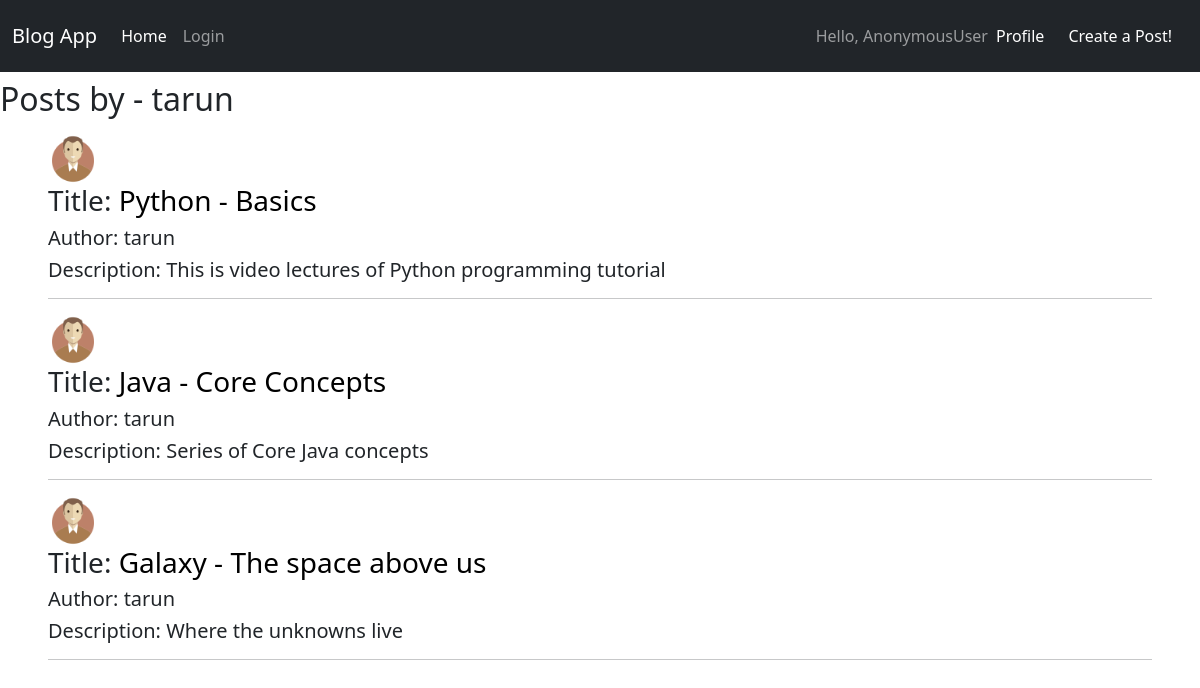
Screenshot of /user_posts/tarun/ with the database file from the repository.
### posts/models.py (models this page shows, shortened)
class Post(models.Model):
    author = models.ForeignKey(User, on_delete=models.CASCADE)
    title = models.CharField(max_length=100)
    description = models.TextField(blank=True)

### users/models.py (models this page shows, shortened)
class Profile(models.Model):
    user = models.OneToOneField(User, on_delete=models.CASCADE)
    image = models.ImageField(default='profile_pics/default.png', upload_to='profile_pics')

### posts/views.py (the view)
# urls.py: path('user_posts/<slug:username>/', UserPostListView.as_view(), name = 'user-posts'),  #ListView
class UserPostListView(ListView):
    model = Post
    template_name = 'posts/userposts.html'
    context_object_name = 'posts'
    def get_queryset(self):
        user = get_object_or_404(User, username = self.kwargs.get('username'))
        print(type(user))   #django.contrib.auth.models.User
        return Post.objects.filter(author = user)

### posts/templates/posts/userposts.html
{% extends 'posts/base.html' %}
{% block content %}
    {% include 'posts/navbar.html' %}
    <h2 class = "mt-2 mb-2 ml-2"> Posts by - {{ view.kwargs.username }} </h2>
    {% for post in posts %}
        <div class="col px-md-5 mt-3">
            <img src=" {{ post.author.profile.image.url }}" alt = "Image" width="50px" height="50px">
            <h3> Title: <a style="text-decoration:none; color: black" onmouseover="this.style.color='blue'" onmouseout="this.style.color='black'" href = "{% url 'post-detail' post.id %}" >{{post.title}}</a> </h3>
            <h5> Author: {{post.author}} </h5>
            <h5> Description: {{post.description}} </h5>
            <hr>
        </div>
    {% empty %}
        <h3 class = "m-3">No articles yet Bruhhhh!!!! Write your first one nowww.....</h3>
    {% endfor %}
{% endblock %}

### posts/templates/posts/base.html (shortened to what this page needs)
<!DOCTYPE html>
<html lang="en">
<head>
    <link href="https://cdn.jsdelivr.net/npm/bootstrap@5.1.3/dist/css/bootstrap.min.css" rel="stylesheet">
</head>
<body>
    {% block content %}
    {% endblock %}
</body>
</html>

### posts/templates/posts/navbar.html (shortened to what this page needs)
<nav class="navbar navbar-expand-lg navbar-dark bg-dark">
  <div class="container-fluid">
    <a class="navbar-brand" href="{% url 'home' %}">Blog App</a>
    <div class="collapse navbar-collapse" id="navbarText">
      <ul class="navbar-nav me-auto mb-2 mb-lg-0">
        <li class="nav-item">
          <a class="nav-link active" aria-current="page" href="{% url 'home' %}">Home</a>
        </li>
        {% if user.is_authenticated %}
          <li class="nav-item">
            <a class="nav-link" href="{% url 'my-posts' %}">My Posts</a>
          </li>
          <li class="nav-item">
            <a class="nav-link" href="{% url 'logout' %}">Logout</a>
          </li>
        {% else %}
          <li class="nav-item">
            <a class="nav-link" href="{% url 'login' %}">Login</a>
          </li>
        {% endif %}
      </ul>
      <span class="navbar-text">
        Hello, {{ user | capfirst}}
      </span>
      <span>
          <ul class="navbar-nav me-auto mb-2 mb-lg-0">
            <li class="nav-item">
              <a class="nav-link active" aria-current="page" href="{% url 'profile' %}">Profile</a>
            </li>
          </ul>
      </span>
      <span class = "navbar-text">
        <a class="nav-link" href="{% url 'create' %}">Create a Post!</a>
      </span>
    </div>
  </div>
</nav>

### rows the page displays
Post: author.profile.image (picture), title "Python - Basics", author "tarun", description "This is video lectures of Python programming tutorial"
Post: author.profile.image (picture), title "Java - Core Concepts", author "tarun", description "Series of Core Java concepts"
Post: author.profile.image (picture), title "Galaxy - The space above us", author "tarun", description "Where the unknowns live"

### other values shown
{{ user | capfirst }} "AnonymousUser"
{{ view.kwargs.username }} "tarun"
